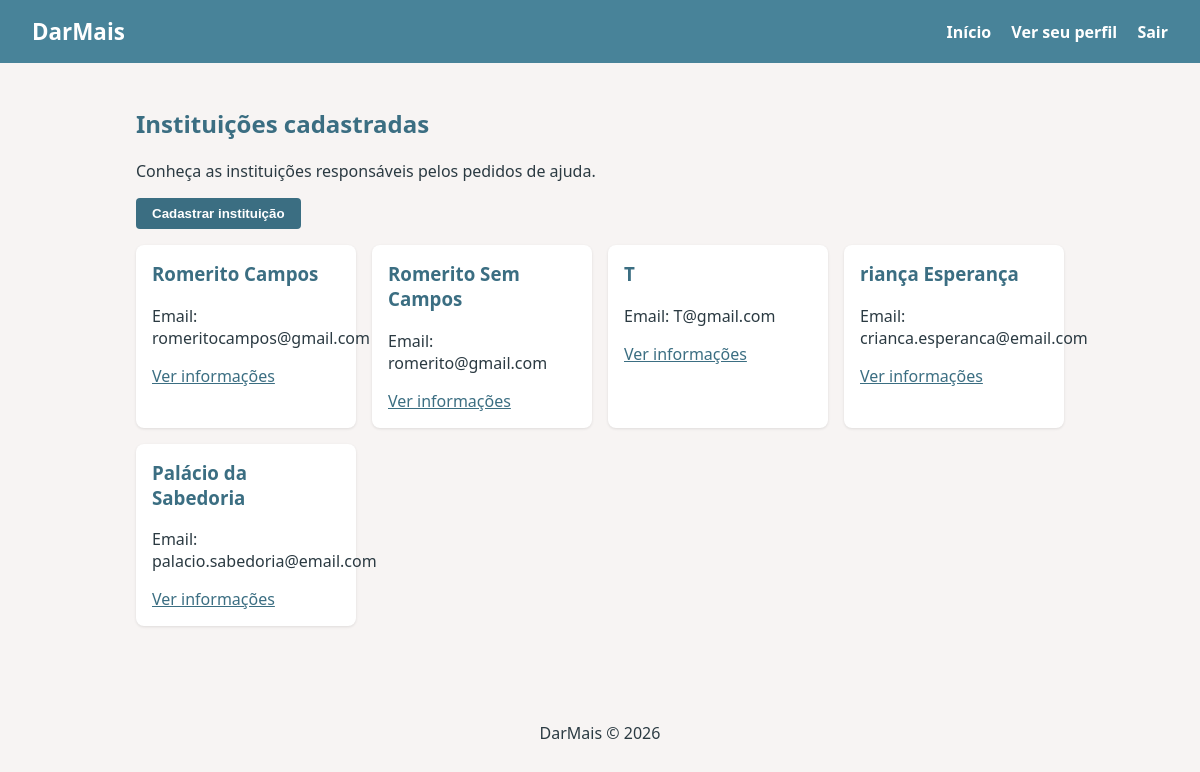
Screenshot of /instituicoes (signed in) with the database file from the repository.
### projeto_romerito/models.py (models this page shows)
class Instituicao(Base):
    __tablename__ = "instituicoes"
    id: Mapped[int] = mapped_column(primary_key=True, autoincrement=True)
    nome: Mapped[str] = mapped_column(String(100), nullable=False)
    email: Mapped[str] = mapped_column(String(80), unique=True, nullable=False)
    cnpj: Mapped[str] = mapped_column(String(18), unique=True, nullable=False)
    senha: Mapped[str] = mapped_column(String(255), nullable=False)
    pedidos_ajuda: Mapped[List["PedidoDeAjuda"]] = relationship(
        back_populates="instituicao"
    )

### projeto_romerito/blueprints/instituicoes/routes.py (the view)
@instituicoes_bp.route('/instituicoes')
def listar():
    with Session() as session:
        instituicoes = session.scalars(
            select(Instituicao)
        ).all()
        return render_template(
            'instituicoes/listar.html',
            instituicoes=instituicoes
        )

### projeto_romerito/blueprints/instituicoes/templates/instituicoes/listar.html (shortened to what this page needs)
{% extends 'base.html' %}
{% block conteudo %}
<section>
    <h2>Instituições cadastradas</h2>
    <p>Conheça as instituições responsáveis pelos pedidos de ajuda.</p>
    <p>
        <a href="{{ url_for('instituicoes.cadastro') }}">
            <button type="button">Cadastrar instituição</button>
        </a>
    </p>
    <div class="cards">
        {% for instituicao in instituicoes %}
            <div class="card">
                <h3>{{ instituicao.nome }}</h3>
                <p>Email: {{ instituicao.email }}</p>
                <a href="{{ url_for('instituicoes.informacoes', instituicao_id=instituicao.id) }}">
                    Ver informações
                </a>
            </div>
        {% else %}
            <p>Nenhuma instituição cadastrada.</p>
        {% endfor %}
    </div>
</section>
{% endblock %}

### projeto_romerito/static/style.css (style rules this page uses)
:root { --cinza: #D8D8D8; --azul: #488399; --azul-escuro: #3b6e82; --coral: #EA9393; --amarelo: #F4D38A; --rosa: #F1BEBE; --fundo: #f7f4f3; --texto: #2b3a42; }
* { box-sizing: border-box; }
body { font-family: system-ui, sans-serif; margin: 0; color: var(--texto); background: var(--fundo); }
h2 { color: var(--azul-escuro); }
.cards { display: grid; grid-template-columns: repeat(auto-fit, minmax(220px, 1fr)); gap: 1rem; }
.card { background: #fff; padding: 1rem; border-radius: 8px; box-shadow: 0 1px 3px rgba(0,0,0,.1); }
.card h3 { color: var(--azul-escuro); margin-top: 0; }
button { background: var(--azul-escuro); color: #fff; border: 0; padding: .5rem 1rem; border-radius: 4px; cursor: pointer; font-weight: 600; }
a { color: var(--azul-escuro); }

### rows the page displays
Instituicao: nome "Romerito Campos", email "romeritocampos@gmail.com"
Instituicao: nome "Romerito Sem Campos", email "romerito@gmail.com"
Instituicao: nome "T", email "T@gmail.com"
Instituicao: nome "riança Esperança", email "crianca.esperanca@email.com"
Instituicao: nome "Palácio da Sabedoria", email "palacio.sabedoria@email.com"
